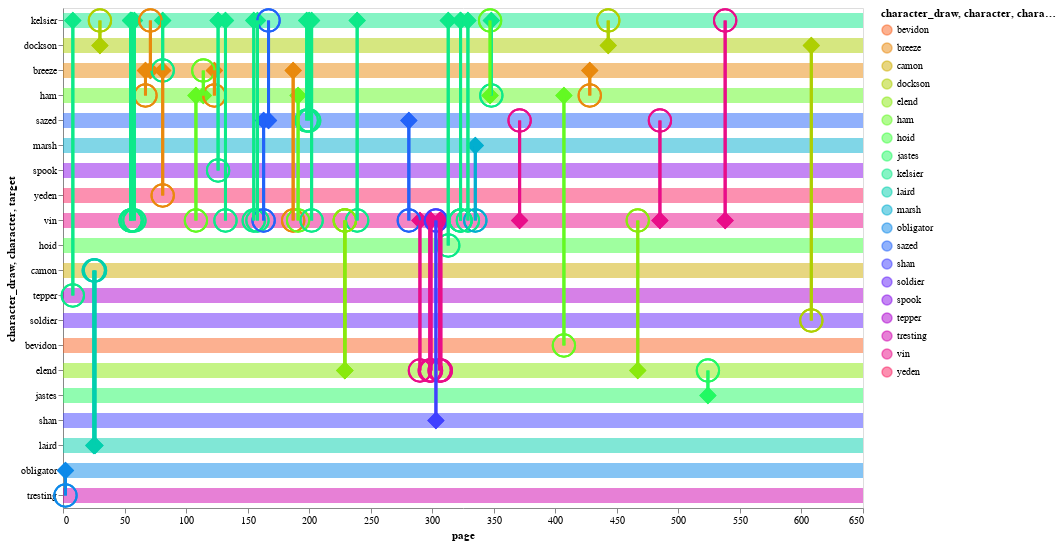

Write notebook code for a chart like this one.
### Code cell
plot_eyebrow_connections_int(fe_alt)

### Figure 1 — Vega-Lite specification as saved in the notebook (floating-point values rounded to 4 significant figures)
{"config": {"view": {"continuousWidth": 400, "continuousHeight": 300}, "axis": {"grid": false}}, "layer": [{"data": {"name": "data-6d748824eb30db531816a8c6a9f1899d"}, "mark": "rule", "encoding": {"color": {"type": "nominal", "field": "character_draw", "scale": {"scheme": "sinebow"}}, "opacity": {"condition": {"value": 0.5, "selection": "selector104"}, "value": 0.05}, "size": {"value": 15}, "y": {"type": "nominal", "field": "character_draw", "sort": null}}, "selection": {"selector104": {"type": "multi", "on": "mouseover", "fields": ["character_draw"], "nearest": true}}}, {"data": {"name": "data-79ee2823a3a84ad634f77999b8602c97"}, "mark": "point", "encoding": {"color": {"type": "nominal", "field": "character", "scale": {"scheme": "sinebow"}}, "opacity": {"value": 0}, "tooltip": [{"type": "nominal", "field": "character"}, {"type": "nominal", "field": "target"}, {"type": "quantitative", "field": "page"}], "x": {"type": "quantitative", "field": "page"}, "y": {"type": "nominal", "field": "character_draw", "sort": null}}}, {"data": {"name": "data-79ee2823a3a84ad634f77999b8602c97"}, "mark": {"type": "point", "filled": true, "shape": "diamond"}, "encoding": {"color": {"type": "nominal", "field": "character", "scale": {"scheme": "sinebow"}}, "opacity": {"value": 1}, "size": {"condition": {"value": 300, "selection": "selector104"}, "value": 100}, "tooltip": [{"type": "nominal", "field": "character"}, {"type": "nominal", "field": "target"}, {"type": "quantitative", "field": "page"}], "x": {"type": "quantitative", "field": "page"}, "y": {"type": "nominal", "field": "character", "sort": null}}}, {"data": {"name": "data-79ee2823a3a84ad634f77999b8602c97"}, "mark": "point", "encoding": {"color": {"type": "nominal", "field": "character", "scale": {"scheme": "sinebow"}}, "opacity": {"value": 1}, "size": {"condition": {"value": 500, "selection": "selector104"}, "value": 100}, "tooltip": [{"type": "nominal", "field": "character"}, {"type": "nominal", "field": "target"}, {"type": "quantitative", "field": "page"}], "x": {"type": "quantitative", "field": "page"}, "y": {"type": "nominal", "field": "target", "sort": null}}}, {"data": {"name": "data-79ee2823a3a84ad634f77999b8602c97"}, "mark": "rule", "encoding": {"color": {"type": "nominal", "field": "character", "scale": {"scheme": "sinebow"}}, "opacity": {"condition": {"value": 1, "selection": "selector104"}, "value": 0.15}, "size": {"condition": {"value": 3, "selection": "selector104"}, "value": 1}, "tooltip": [{"type": "nominal", "field": "character"}, {"type": "nominal", "field": "target"}, {"type": "quantitative", "field": "page"}], "x": {"type": "quantitative", "field": "page"}, "y": {"type": "nominal", "field": "character", "sort": null}, "y2": {"field": "target"}}}], "height": 500, "width": 800, "$schema": "https://vega.github.io/schema/vega-lite/v4.0.2.json", "datasets": {"data-6d748824eb30db531816a8c6a9f1899d": [{"character_draw": "kelsier"}, {"character_draw": "dockson"}, {"character_draw": "breeze"}, {"character_draw": "ham"}, {"character_draw": "sazed"}, {"character_draw": "marsh"}, {"character_draw": "spook"}, {"character_draw": "yeden"}, {"character_draw": "vin"}, {"character_draw": "hoid"}, {"character_draw": "camon"}, {"character_draw": "tepper"}, {"character_draw": "soldier"}, {"character_draw": "bevidon"}, {"character_draw": "elend"}, {"character_draw": "jastes"}, {"character_draw": "shan"}, {"character_draw": "laird"}, {"character_draw": "obligator"}, {"character_draw": "tresting"}], "data-79ee2823a3a84ad634f77999b8602c97": [{"idx": 26, "eyebrow": "character", "character_draw": "kelsier", "page": 202, "character": "kelsier", "target": "vin", "book": 1, "char_order": "kelsier"}, {"idx": 17, "eyebrow": "character", "character_draw": "kelsier", "page": 132, "character": "kelsier", "target": "vin", "book": 1, "char_order": "kelsier"}, {"idx": 18, "eyebrow": "character", "character_draw": "kelsier", "page": 155, "character": "kelsier", "target": "vin", "book": 1, "char_order": "kelsier"}, {"idx": 19, "eyebrow": "character", "character_draw": "kelsier", "page": 158, "character": "kelsier", "target": "vin", "book": 1, "char_order": "kelsier"}, {"idx": 21, "eyebrow": "target", "character_draw": "kelsier", "page": 167, "character": "sazed", "target": "kelsier", "book": 1, "char_order": "kelsier"}, {"idx": 24, "eyebrow": "character", "character_draw": "kelsier", "page": 198, "character": "kelsier", "target": "sazed", "book": 1, "char_order": "kelsier"}, {"idx": 11, "eyebrow": "character", "character_draw": "kelsier", "page": 81, "character": "kelsier", "target": "breeze", "book": 1, "char_order": "kelsier"}, {"idx": 10, "eyebrow": "target", "character_draw": "kelsier", "page": 71, "character": "breeze", "target": "kelsier", "book": 1, "char_order": "kelsier"}, {"idx": 25, "eyebrow": "character", "character_draw": "kelsier", "page": 200, "character": "kelsier", "target": "sazed", "book": 1, "char_order": "kelsier"}, {"idx": 29, "eyebrow": "character", "character_draw": "kelsier", "page": 239, "character": "kelsier", "target": "vin", "book": 1, "char_order": "kelsier"}, {"idx": 47, "eyebrow": "target", "character_draw": "kelsier", "page": 443, "character": "dockson", "target": "kelsier", "book": 1, "char_order": "kelsier"}, {"idx": 8, "eyebrow": "character", "character_draw": "kelsier", "page": 58, "character": "kelsier", "target": "vin", "book": 1, "char_order": "kelsier"}, {"idx": 16, "eyebrow": "character", "character_draw": "kelsier", "page": 126, "character": "kelsier", "target": "spook", "book": 1, "char_order": "kelsier"}, {"idx": 7, "eyebrow": "character", "character_draw": "kelsier", "page": 56, "character": "kelsier", "target": "vin", "book": 1, "char_order": "kelsier"}, {"idx": 6, "eyebrow": "character", "character_draw": "kelsier", "page": 55, "character": "kelsier", "target": "vin", "book": 1, "char_order": "kelsier"}, {"idx": 37, "eyebrow": "character", "character_draw": "kelsier", "page": 313, "character": "kelsier", "target": "hoid", "book": 1, "char_order": "kelsier"}, {"idx": 5, "eyebrow": "character", "character_draw": "kelsier", "page": 55, "character": "kelsier", "target": "vin", "book": 1, "char_order": "kelsier"}, {"idx": 4, "eyebrow": "target", "character_draw": "kelsier", "page": 30, "character": "dockson", "target": "kelsier", "book": 1, "char_order": "kelsier"}, {"idx": 38, "eyebrow": "character", "character_draw": "kelsier", "page": 323, "character": "kelsier", "target": "vin", "book": 1, "char_order": "kelsier"}, {"idx": 39, "eyebrow": "character", "character_draw": "kelsier", "page": 323, "character": "kelsier", "target": "vin", "book": 1, "char_order": "kelsier"}, {"idx": 40, "eyebrow": "character", "character_draw": "kelsier", "page": 329, "character": "kelsier", "target": "vin", "book": 1, "char_order": "kelsier"}, {"idx": 42, "eyebrow": "target", "character_draw": "kelsier", "page": 347, "character": "ham", "target": "kelsier", "book": 1, "char_order": "kelsier"}, {"idx": 43, "eyebrow": "character", "character_draw": "kelsier", "page": 348, "character": "kelsier", "target": "ham", "book": 1, "char_order": "kelsier"}, {"idx": 1, "eyebrow": "character", "character_draw": "kelsier", "page": 8, "character": "kelsier", "target": "tepper", "book": 1, "char_order": "kelsier"}, {"idx": 51, "eyebrow": "target", "character_draw": "kelsier", "page": 538, "character": "vin", "target": "kelsier", "book": 1, "char_order": "kelsier"}, {"idx": 47, "eyebrow": "character", "character_draw": "dockson", "page": 443, "character": "dockson", "target": "kelsier", "book": 1, "char_order": "dockson"}, {"idx": 52, "eyebrow": "character", "character_draw": "dockson", "page": 608, "character": "dockson", "target": "soldier", "book": 1, "char_order": "dockson"}, {"idx": 4, "eyebrow": "character", "character_draw": "dockson", "page": 30, "character": "dockson", "target": "kelsier", "book": 1, "char_order": "dockson"}, {"idx": 46, "eyebrow": "character", "character_draw": "breeze", "page": 428, "character": "breeze", "target": "ham", "book": 1, "char_order": "breeze"}, {"idx": 15, "eyebrow": "character", "character_draw": "breeze", "page": 123, "character": "breeze", "target": "ham", "book": 1, "char_order": "breeze"}, {"idx": 22, "eyebrow": "character", "character_draw": "breeze", "page": 187, "character": "breeze", "target": "vin", "book": 1, "char_order": "breeze"}, {"idx": 11, "eyebrow": "target", "character_draw": "breeze", "page": 81, "character": "kelsier", "target": "breeze", "book": 1, "char_order": "breeze"}, {"idx": 14, "eyebrow": "target", "character_draw": "breeze", "page": 114, "character": "ham", "target": "breeze", "book": 1, "char_order": "breeze"}, {"idx": 9, "eyebrow": "character", "character_draw": "breeze", "page": 67, "character": "breeze", "target": "ham", "book": 1, "char_order": "breeze"}, {"idx": 10, "eyebrow": "character", "character_draw": "breeze", "page": 71, "character": "breeze", "target": "kelsier", "book": 1, "char_order": "breeze"}, {"idx": 12, "eyebrow": "character", "character_draw": "breeze", "page": 81, "character": "breeze", "target": "yeden", "book": 1, "char_order": "breeze"}, {"idx": 45, "eyebrow": "character", "character_draw": "ham", "page": 407, "character": "ham", "target": "bevidon", "book": 1, "char_order": "ham"}, {"idx": 9, "eyebrow": "target", "character_draw": "ham", "page": 67, "character": "breeze", "target": "ham", "book": 1, "char_order": "ham"}, {"idx": 46, "eyebrow": "target", "character_draw": "ham", "page": 428, "character": "breeze", "target": "ham", "book": 1, "char_order": "ham"}, {"idx": 23, "eyebrow": "character", "character_draw": "ham", "page": 191, "character": "ham", "target": "vin", "book": 1, "char_order": "ham"}, {"idx": 43, "eyebrow": "target", "character_draw": "ham", "page": 348, "character": "kelsier", "target": "ham", "book": 1, "char_order": "ham"}, {"idx": 15, "eyebrow": "target", "character_draw": "ham", "page": 123, "character": "breeze", "target": "ham", "book": 1, "char_order": "ham"}, {"idx": 13, "eyebrow": "character", "character_draw": "ham", "page": 108, "character": "ham", "target": "vin", "book": 1, "char_order": "ham"}, {"idx": 42, "eyebrow": "character", "character_draw": "ham", "page": 347, "character": "ham", "target": "kelsier", "book": 1, "char_order": "ham"}, {"idx": 14, "eyebrow": "character", "character_draw": "ham", "page": 114, "character": "ham", "target": "breeze", "book": 1, "char_order": "ham"}, {"idx": 21, "eyebrow": "character", "character_draw": "sazed", "page": 167, "character": "sazed", "target": "kelsier", "book": 1, "char_order": "sazed"}, {"idx": 20, "eyebrow": "character", "character_draw": "sazed", "page": 163, "character": "sazed", "target": "vin", "book": 1, "char_order": "sazed"}, {"idx": 49, "eyebrow": "target", "character_draw": "sazed", "page": 485, "character": "vin", "target": "sazed", "book": 1, "char_order": "sazed"}, {"idx": 24, "eyebrow": "target", "character_draw": "sazed", "page": 198, "character": "kelsier", "target": "sazed", "book": 1, "char_order": "sazed"}, {"idx": 25, "eyebrow": "target", "character_draw": "sazed", "page": 200, "character": "kelsier", "target": "sazed", "book": 1, "char_order": "sazed"}, {"idx": 30, "eyebrow": "character", "character_draw": "sazed", "page": 281, "character": "sazed", "target": "vin", "book": 1, "char_order": "sazed"}, {"idx": 44, "eyebrow": "target", "character_draw": "sazed", "page": 371, "character": "vin", "target": "sazed", "book": 1, "char_order": "sazed"}, {"idx": 41, "eyebrow": "character", "character_draw": "marsh", "page": 335, "character": "marsh", "target": "vin", "book": 1, "char_order": "marsh"}, {"idx": 16, "eyebrow": "target", "character_draw": "spook", "page": 126, "character": "kelsier", "target": "spook", "book": 1, "char_order": "spook"}, {"idx": 12, "eyebrow": "target", "character_draw": "yeden", "page": 81, "character": "breeze", "target": "yeden", "book": 1, "char_order": "yeden"}, {"idx": 6, "eyebrow": "target", "character_draw": "vin", "page": 55, "character": "kelsier", "target": "vin", "book": 1, "char_order": "vin"}, {"idx": 34, "eyebrow": "target", "character_draw": "vin", "page": 303, "character": "shan", "target": "vin", "book": 1, "char_order": "vin"}, {"idx": 35, "eyebrow": "character", "character_draw": "vin", "page": 306, "character": "vin", "target": "elend", "book": 1, "char_order": "vin"}, {"idx": 38, "eyebrow": "target", "character_draw": "vin", "page": 323, "character": "kelsier", "target": "vin", "book": 1, "char_order": "vin"}, {"idx": 36, "eyebrow": "character", "character_draw": "vin", "page": 307, "character": "vin", "target": "elend", "book": 1, "char_order": "vin"}, {"idx": 5, "eyebrow": "target", "character_draw": "vin", "page": 55, "character": "kelsier", "target": "vin", "book": 1, "char_order": "vin"}, {"idx": 40, "eyebrow": "target", "character_draw": "vin", "page": 329, "character": "kelsier", "target": "vin", "book": 1, "char_order": "vin"}, {"idx": 41, "eyebrow": "target", "character_draw": "vin", "page": 335, "character": "marsh", "target": "vin", "book": 1, "char_order": "vin"}, {"idx": 39, "eyebrow": "target", "character_draw": "vin", "page": 323, "character": "kelsier", "target": "vin", "book": 1, "char_order": "vin"}, {"idx": 51, "eyebrow": "character", "character_draw": "vin", "page": 538, "character": "vin", "target": "kelsier", "book": 1, "char_order": "vin"}, {"idx": 33, "eyebrow": "character", "character_draw": "vin", "page": 299, "character": "vin", "target": "elend", "book": 1, "char_order": "vin"}, {"idx": 29, "eyebrow": "target", "character_draw": "vin", "page": 239, "character": "kelsier", "target": "vin", "book": 1, "char_order": "vin"}, {"idx": 32, "eyebrow": "character", "character_draw": "vin", "page": 298, "character": "vin", "target": "elend", "book": 1, "char_order": "vin"}, {"idx": 13, "eyebrow": "target", "character_draw": "vin", "page": 108, "character": "ham", "target": "vin", "book": 1, "char_order": "vin"}, {"idx": 17, "eyebrow": "target", "character_draw": "vin", "page": 132, "character": "kelsier", "target": "vin", "book": 1, "char_order": "vin"}, {"idx": 18, "eyebrow": "target", "character_draw": "vin", "page": 155, "character": "kelsier", "target": "vin", "book": 1, "char_order": "vin"}, {"idx": 19, "eyebrow": "target", "character_draw": "vin", "page": 158, "character": "kelsier", "target": "vin", "book": 1, "char_order": "vin"}, {"idx": 20, "eyebrow": "target", "character_draw": "vin", "page": 163, "character": "sazed", "target": "vin", "book": 1, "char_order": "vin"}, {"idx": 22, "eyebrow": "target", "character_draw": "vin", "page": 187, "character": "breeze", "target": "vin", "book": 1, "char_order": "vin"}, {"idx": 23, "eyebrow": "target", "character_draw": "vin", "page": 191, "character": "ham", "target": "vin", "book": 1, "char_order": "vin"}, {"idx": 7, "eyebrow": "target", "character_draw": "vin", "page": 56, "character": "kelsier", "target": "vin", "book": 1, "char_order": "vin"}, {"idx": 26, "eyebrow": "target", "character_draw": "vin", "page": 202, "character": "kelsier", "target": "vin", "book": 1, "char_order": "vin"}, {"idx": 49, "eyebrow": "character", "character_draw": "vin", "page": 485, "character": "vin", "target": "sazed", "book": 1, "char_order": "vin"}, {"idx": 27, "eyebrow": "target", "character_draw": "vin", "page": 229, "character": "elend", "target": "vin", "book": 1, "char_order": "vin"}, {"idx": 48, "eyebrow": "target", "character_draw": "vin", "page": 467, "character": "elend", "target": "vin", "book": 1, "char_order": "vin"}, {"idx": 28, "eyebrow": "target", "character_draw": "vin", "page": 229, "character": "elend", "target": "vin", "book": 1, "char_order": "vin"}, {"idx": 30, "eyebrow": "target", "character_draw": "vin", "page": 281, "character": "sazed", "target": "vin", "book": 1, "char_order": "vin"}, {"idx": 31, "eyebrow": "character", "character_draw": "vin", "page": 290, "character": "vin", "target": "elend", "book": 1, "char_order": "vin"}, {"idx": 8, "eyebrow": "target", "character_draw": "vin", "page": 58, "character": "kelsier", "target": "vin", "book": 1, "char_order": "vin"}, {"idx": 44, "eyebrow": "character", "character_draw": "vin", "page": 371, "character": "vin", "target": "sazed", "book": 1, "char_order": "vin"}, {"idx": 37, "eyebrow": "target", "character_draw": "hoid", "page": 313, "character": "kelsier", "target": "hoid", "book": 1, "char_order": "hoid"}, {"idx": 2, "eyebrow": "target", "character_draw": "camon", "page": 25, "character": "laird", "target": "camon", "book": 1, "char_order": "camon"}, {"idx": 3, "eyebrow": "target", "character_draw": "camon", "page": 26, "character": "laird", "target": "camon", "book": 1, "char_order": "camon"}, {"idx": 1, "eyebrow": "target", "character_draw": "tepper", "page": 8, "character": "kelsier", "target": "tepper", "book": 1, "char_order": "tepper"}, {"idx": 52, "eyebrow": "target", "character_draw": "soldier", "page": 608, "character": "dockson", "target": "soldier", "book": 1, "char_order": "soldier"}, {"idx": 45, "eyebrow": "target", "character_draw": "bevidon", "page": 407, "character": "ham", "target": "bevidon", "book": 1, "char_order": "bevidon"}, {"idx": 35, "eyebrow": "target", "character_draw": "elend", "page": 306, "character": "vin", "target": "elend", "book": 1, "char_order": "elend"}, {"idx": 33, "eyebrow": "target", "character_draw": "elend", "page": 299, "character": "vin", "target": "elend", "book": 1, "char_order": "elend"}, {"idx": 32, "eyebrow": "target", "character_draw": "elend", "page": 298, "character": "vin", "target": "elend", "book": 1, "char_order": "elend"}, {"idx": 31, "eyebrow": "target", "character_draw": "elend", "page": 290, "character": "vin", "target": "elend", "book": 1, "char_order": "elend"}, {"idx": 48, "eyebrow": "character", "character_draw": "elend", "page": 467, "character": "elend", "target": "vin", "book": 1, "char_order": "elend"}, {"idx": 28, "eyebrow": "character", "character_draw": "elend", "page": 229, "character": "elend", "target": "vin", "book": 1, "char_order": "elend"}, {"idx": 27, "eyebrow": "character", "character_draw": "elend", "page": 229, "character": "elend", "target": "vin", "book": 1, "char_order": "elend"}, {"idx": 50, "eyebrow": "target", "character_draw": "elend", "page": 524, "character": "jastes", "target": "elend", "book": 1, "char_order": "elend"}, {"idx": 36, "eyebrow": "target", "character_draw": "elend", "page": 307, "character": "vin", "target": "elend", "book": 1, "char_order": "elend"}, {"idx": 50, "eyebrow": "character", "character_draw": "jastes", "page": 524, "character": "jastes", "target": "elend", "book": 1, "char_order": "jastes"}, {"idx": 34, "eyebrow": "character", "character_draw": "shan", "page": 303, "character": "shan", "target": "vin", "book": 1, "char_order": "shan"}, {"idx": 3, "eyebrow": "character", "character_draw": "laird", "page": 26, "character": "laird", "target": "camon", "book": 1, "char_order": "laird"}, {"idx": 2, "eyebrow": "character", "character_draw": "laird", "page": 25, "character": "laird", "target": "camon", "book": 1, "char_order": "laird"}, {"idx": 0, "eyebrow": "character", "character_draw": "obligator", "page": 2, "character": "obligator", "target": "tresting", "book": 1, "char_order": "obligator"}, {"idx": 0, "eyebrow": "target", "character_draw": "tresting", "page": 2, "character": "obligator", "target": "tresting", "book": 1, "char_order": "tresting"}]}}
